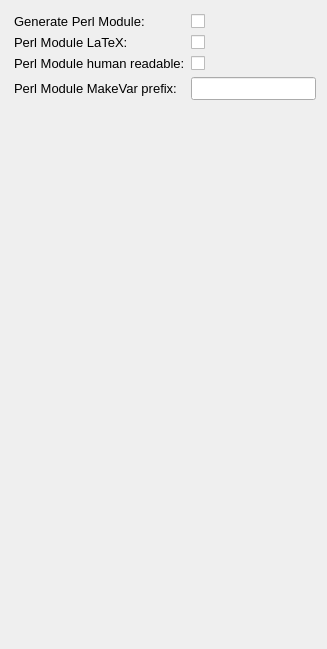
           <widget class="QWidget" name="page_Perl">
            <layout class="QGridLayout" name="gridLayout_41">
             <property name="leftMargin">
              <number>14</number>
             </property>
             <property name="topMargin">
              <number>14</number>
             </property>
             <item row="0" column="0">
              <widget class="QLabel" name="label_757">
               <property name="font">
                <font>
                 <pointsize>10</pointsize>
                </font>
               </property>
               <property name="text">
                <string>Generate Perl Module:</string>
               </property>
               <property name="buddy">
                <cstring>gen_perl_CB</cstring>
               </property>
              </widget>
             </item>
             <item row="0" column="1">
              <widget class="QCheckBox" name="gen_perl_CB">
               <property name="text">
                <string/>
               </property>
              </widget>
             </item>
             <item row="1" column="0">
              <widget class="QLabel" name="label_734">
               <property name="font">
                <font>
                 <pointsize>10</pointsize>
                </font>
               </property>
               <property name="text">
                <string>Perl Module LaTeX:</string>
               </property>
               <property name="buddy">
                <cstring>perl_latex_CB</cstring>
               </property>
              </widget>
             </item>
             <item row="1" column="1">
              <widget class="QCheckBox" name="perl_latex_CB">
               <property name="text">
                <string/>
               </property>
              </widget>
             </item>
             <item row="2" column="0">
              <widget class="QLabel" name="label_758">
               <property name="font">
                <font>
                 <pointsize>10</pointsize>
                </font>
               </property>
               <property name="text">
                <string>Perl Module human readable:</string>
               </property>
               <property name="buddy">
                <cstring>perl_pretty_CB</cstring>
               </property>
              </widget>
             </item>
             <item row="2" column="1">
              <widget class="QCheckBox" name="perl_pretty_CB">
               <property name="text">
                <string/>
               </property>
              </widget>
             </item>
             <item row="3" column="0">
              <widget class="QLabel" name="label_49">
               <property name="font">
                <font>
                 <pointsize>10</pointsize>
                </font>
               </property>
               <property name="text">
                <string>Perl Module MakeVar prefix:</string>
               </property>
               <property name="buddy">
                <cstring>perl_prefix</cstring>
               </property>
              </widget>
             </item>
             <item row="3" column="1">
              <widget class="QLineEdit" name="perl_prefix">
               <property name="font">
                <font>
                 <pointsize>10</pointsize>
                </font>
               </property>
              </widget>
             </item>
             <item row="4" column="1">
              <spacer name="verticalSpacer_48">
               <property name="orientation">
                <enum>Qt::Vertical</enum>
               </property>
               <property name="sizeHint" stdset="0">
                <size>
                 <width>13</width>
                 <height>538</height>
                </size>
               </property>
              </spacer>
             </item>
            </layout>
           </widget>
